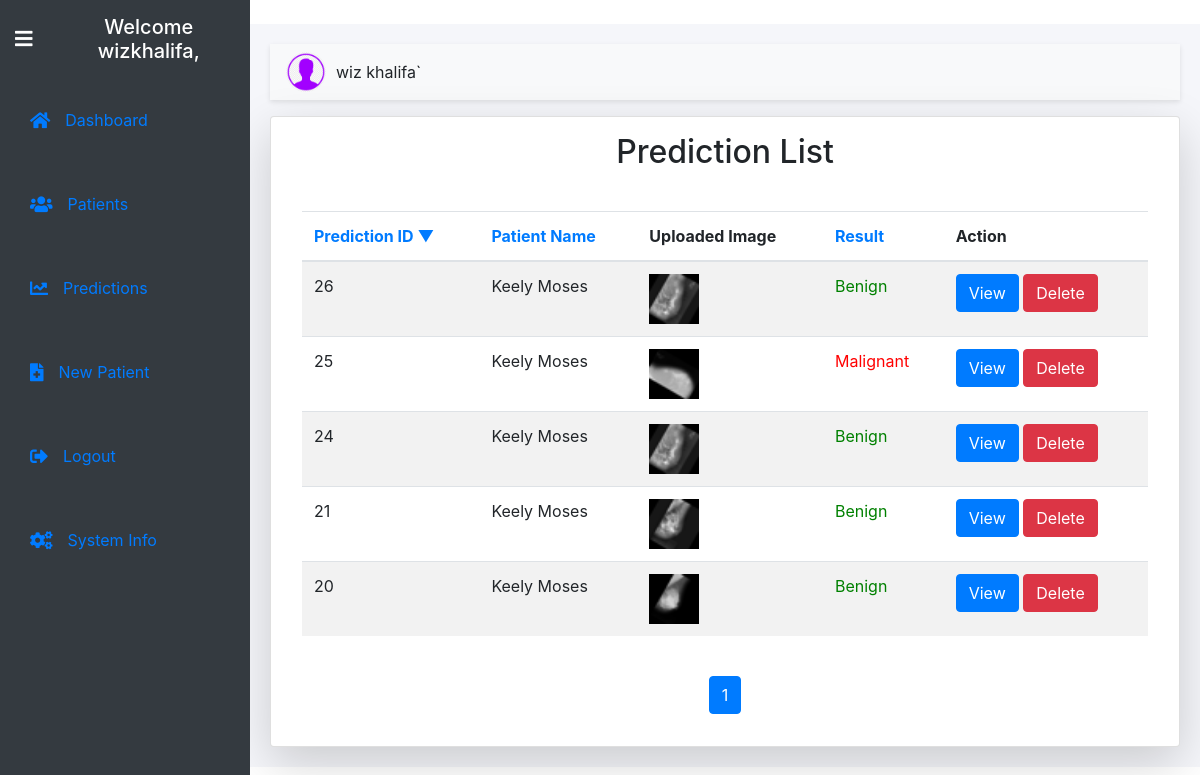
/predictions/ (signed in), run on the app's committed database.
### prediction/models.py (models this page shows, shortened)
class Prediction(models.Model):
    patient = models.ForeignKey(Patient, on_delete=models.CASCADE, related_name='predictions')  # Link to Patient
    uploaded_image = models.ImageField(upload_to='images/')
    processed_image = models.ImageField(upload_to='processed_images/', blank=True, null=True)  # Processed image field
    RESULT_CHOICES = [
        ('Benign', 'Benign'),
        ('Malignant', 'Malignant'),
    ]
    result = models.CharField(max_length=50, choices=RESULT_CHOICES, blank=True, null=True)  # Result will store "Malignant" or "Benign"

### dashboard/models.py (models this page shows, shortened)
class Patient(models.Model):
    owner = models.ForeignKey(User, on_delete=models.CASCADE)
    name = models.CharField(max_length=100)
    uId = models.IntegerField(unique=True)
    email = models.EmailField(blank=True)
    address = models.TextField()
    picture = models.ImageField(upload_to='user_pictures/')
    phone = models.CharField(max_length=15)
    age = models.IntegerField()
    sex = models.CharField(max_length=6, choices=[('Male', 'Male'), ('Female', 'Female')], default='Female')

### dashboard/views.py (the view)
# urls.py: path('predictions/', prediction_list, name='prediction_list'),
@login_required
def prediction_list(request):
    sort_by = request.GET.get('sort', 'id')
    order = request.GET.get('order', 'desc')
    if order == 'desc':
        sort_field = f'-{sort_by}'
    else:
        sort_field = sort_by
    if request.user.is_superuser:
        predictions = Prediction.objects.select_related('patient').order_by(sort_field)
    else:
        predictions = Prediction.objects.select_related('patient').filter(patient__owner=request.user).order_by(sort_field)
    paginator = Paginator(predictions, 7)
    page_number = request.GET.get('page')
    page_obj = paginator.get_page(page_number)
    context = {
        'predictions': page_obj,
        'sort_by': sort_by,
        'order': order,
    }
    return render(request, 'dashboard/predictions_list.html', context)

### dashboard/templates/dashboard/predictions_list.html (shortened to what this page needs)
{% extends "base.html" %}
{% load static %}
{% block content %}
<div class="container mt-3 card p-3 shadow-lg">
    <h2 class="text-center mb-4">Prediction List</h2>
    <div class="container mt-3">
        <table class="table table-striped">
            <thead>
                <tr>
                    <th scope="col">
                        <a href="?sort=id&order={% if sort_by == 'id' and order == 'asc' %}desc{% else %}asc{% endif %}">
                            Prediction ID
                            {% if sort_by == 'id' %}
                                {% if order == 'asc' %}
                                    &#9650;
                                {% else %}
                                    &#9660;
                                {% endif %}
                            {% endif %}
                        </a>
                    </th>
                    <th scope="col">
                        <a href="?sort=patient__name&order={% if sort_by == 'patient__name' and order == 'asc' %}desc{% else %}asc{% endif %}">
                            Patient Name
                        </a>
                    </th>
                    <th scope="col">Uploaded Image</th>
                    <th scope="col">
                        <a href="?sort=result&order={% if sort_by == 'result' and order == 'asc' %}desc{% else %}asc{% endif %}">
                            Result
                        </a>
                    </th>
                    <th scope="col">Action</th>
                </tr>
            </thead>
            <tbody>
                {% for prediction in predictions %}
                    <tr>
                        <td>{{ prediction.id }}</td>
                        <td>{{ prediction.patient.name }}</td>
                        <td>
                            <img src="{{ prediction.uploaded_image.url }}" alt="Uploaded Image" class="img-fluid" style="width: 50px; height: 50px;">
                        </td>
                        <td >
                            <span style="color: {% if prediction.result == 'Benign' %}green{% else %}red{% endif %};">
                                {{ prediction.result }}
                            </span>
                        </td>
                        <td>
                            <a href="{% url 'prediction:result' prediction.id %}" class="btn btn-primary">View</a>
                            <a href="/delete-prediction/{{ prediction.id }}" class="btn btn-danger">Delete</a>
                        </td>
                    </tr>
                {% empty %}
                    <tr>
                        <td colspan="5" class="text-center">No predictions found.</td>
                    </tr>
                {% endfor %}
            </tbody>
        </table>
    </div>
    <nav aria-label="Page navigation example" class="mt-4">
        <ul class="pagination justify-content-center">
            {% for num in predictions.paginator.page_range %}
                <li class="page-item {% if predictions.number == num %}active{% endif %}">
                    <a class="page-link" href="?page={{ num }}&sort={{ sort_by }}&order={{ order }}">{{ num }}</a>
                </li>
            {% endfor %}
        </ul>
    </nav>
</div>
{% endblock %}

### templates/base.html (shortened to what this page needs)
<!DOCTYPE html>
<html lang="en">
<head>
    {% load static %}
    <link rel="stylesheet" href="{% static 'prediction/css/styles.css' %}">
    <link rel="stylesheet" href="https://stackpath.bootstrapcdn.com/bootstrap/4.5.2/css/bootstrap.min.css">
    <link rel="stylesheet" href="https://cdnjs.cloudflare.com/ajax/libs/font-awesome/5.15.4/css/all.min.css">
</head>
<body>
    <div class="sidebar bg-dark text-white" id="sidebar">
        <div class="d-flex align-items-center">
            <button class="btn btn-link text-white toggle-sidebar-btn" id="toggleSidebar" style="text-decoration: none;"><i class="fas fa-bars"></i></button>
            <div class="sidebar-header">
                <h2 class="text-center">Welcome {{ request.user.username|default:"Guest" }},</h2>
            </div>
        </div>
        <ul class="nav flex-column">
            <li class="nav-item {% if request.path == '/' %}active{% endif %}">
                <a class="nav-link" href="{% url 'dashboard:home_dashboard' %}"><i class="fas fa-home"></i> <span>Dashboard</span></a>
            </li>
            {% if request.user.is_authenticated %}
                <li class="nav-item {% if request.path == '/patients/' or '/update-patient/' or '/patient/' %}active{% endif %}">
                    <a class="nav-link" href="{% url 'dashboard:patient-list' %}"><i class="fas fa-users"></i> <span>Patients</span></a>
                </li>
                <li class="nav-item {% if request.path == '/predictions/' %}active{% endif %}">
                    <a class="nav-link" href="{% url 'dashboard:prediction_list' %}"><i class="fas fa-chart-line"></i> <span>Predictions</span></a>
                </li>
                <li class="nav-item {% if request.path == '/patient-details/' %}active{% endif %}">
                    <a class="nav-link" href="{% url 'dashboard:patient-data' %}"><i class="fas fa-file-medical"></i> <span>New Patient</span></a>
                </li>
                <li class="nav-item {% if request.path == '/logout/' %}active{% endif %}">
                    <a class="nav-link" href="{% url 'dashboard:logout-page' %}"><i class="fas fa-sign-out-alt"></i> <span>Logout</span></a>
                </li>
            {% endif %}
              <li class="nav-item {% if request.path == '/svm/' %}active{% endif %}">
                <a class="nav-link" href="{% url 'dashboard:modelinfo' %}"><i class="fas fa-cogs"></i> <span>System Info</span></a>
            </li>
        </ul>
    </div>...
    <div class="main-content">
        <nav class="navbar navbar-expand-lg navbar-light bg-light">
            <div class="d-flex ">
                <div class="nav-profile ms-auto">
                    <img src="{% static 'prediction/img/user.png' %}" alt="Profile Picture">
                    <span>{{ request.user.first_name }} {{ request.user.last_name|default:request.user.username }}</span>
                </div>
            </div>
        </nav>
        <main>
            {% block content %}{% endblock %}
        </main>
    </div>
</body>
</html>

### static/prediction/css/styles.css (style rules this page uses)
.sidebar { position: fixed; top: 0; left: 0; width: 250px; height: 100vh; background-color: #4e54c8; color: white; transition: width 0.3s ease; overflow: hidden; z-index: 1000; }
.sidebar-header { padding: 15px; text-align: center; font-size: 18px; transition: opacity 0.3s ease; }
.sidebar-header h2 { margin: 0; }
.sidebar ul { list-style: none; padding: 0; margin: 0; }
.sidebar ul li { display: flex; align-items: center; padding: 15px; transition: background-color 0.3s ease; }
.sidebar ul li a { display: flex; align-items: center; width: 100%; padding: 15px; transition: background-color 0.3s ease; }
.sidebar ul li a i { font-size: 18px; margin-right: 15px; }
.toggle-sidebar-btn { background: none; border: none; color: white; font-size: 20px; padding: 15px; cursor: pointer; display: flex; align-items: center; justify-content: center; outline: none; }
.main-content { margin-left: 250px; transition: margin-left 0.3s ease; flex: 1; background: #f5f6fa; padding: 20px; }

### templates/base.html (style rules this page uses)
.sidebar { position: fixed; top: 0; left: 0; width: 250px; height: 100vh; transition: width 0.3s ease; overflow: hidden; }
.toggle-sidebar-btn { background: none; border: none; color: white; font-size: 20px; padding: 15px; cursor: pointer; display: flex; align-items: center; justify-content: flex-start; outline: none; text-decoration: none; }
.sidebar-header { flex: 1; text-align: center; }
.sidebar-header h2 { margin: 0; font-size: 20px; }
.main-content { margin-left: 250px; transition: margin-left 0.3s ease; }
.navbar { padding: 0.5rem 1rem; background-color: white; box-shadow: 0 2px 5px rgba(0, 0, 0, 0.1); }
.navbar .nav-profile { display: flex; align-items: center; }
.navbar .nav-profile img { width: 40px; height: 40px; border-radius: 50%; margin-right: 10px; }

### data on the page
Prediction: id "26", patient.name "Keely Moses", uploaded_image (picture), result "Benign"
Prediction: id "25", patient.name "Keely Moses", uploaded_image (picture), result "Malignant"
Prediction: id "24", patient.name "Keely Moses", uploaded_image (picture), result "Benign"
Prediction: id "21", patient.name "Keely Moses", uploaded_image (picture), result "Benign"
Prediction: id "20", patient.name "Keely Moses", uploaded_image (picture), result "Benign"

### other printed values
{{ request.user.username|default:"Guest" }} "wizkhalifa"
{{ request.user.first_name }} "wiz"
{{ request.user.last_name|default:request.user.username }} "khalifa`"
{{ num }} "1"
